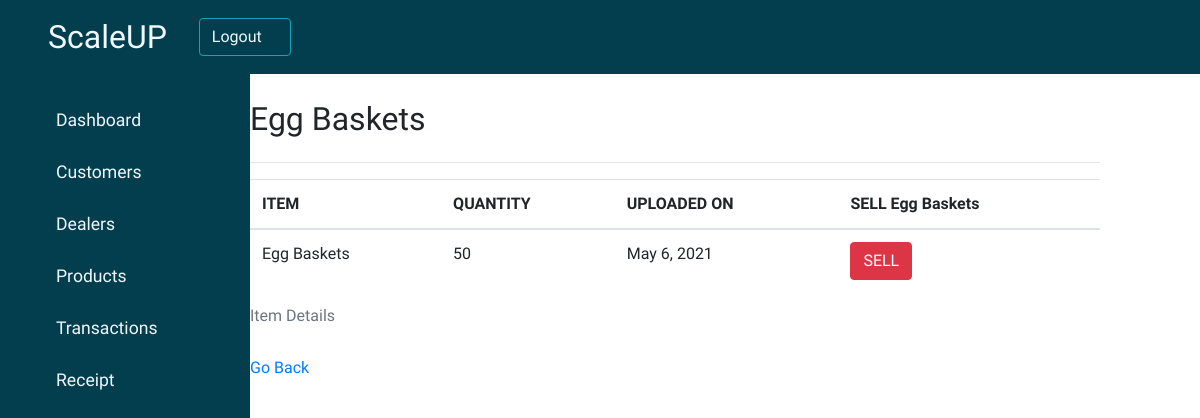
/detail/15/, run on an earlier commit of the app's database.
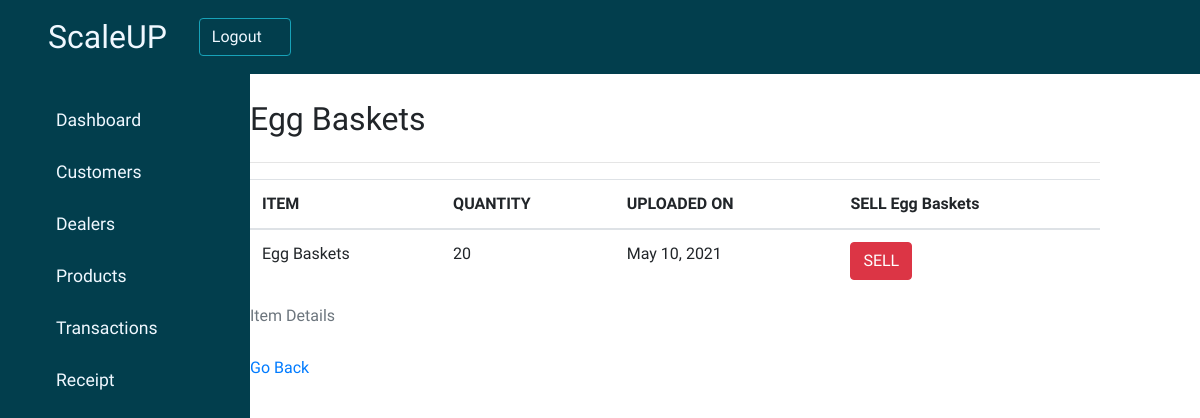
And on a later commit of the database.
### productmanagement/models.py (models this page shows, shortened)
class Products(models.Model):
        item_name = models.CharField(max_length=50, blank=True, null=True)
        category = models.CharField(max_length=50, blank=True, null=True)
        quantity = models.IntegerField(default='0', blank=True, null=True)
        rate = models.FloatField(blank=False,null=False)
        amount = models.FloatField(blank=False,null=False)
        receive_quantity = models.IntegerField(default='0', blank=True, null=True)
        received_date = models.DateField(blank=True, null=True)
        expiry_date = models.DateField(blank=True, null=True)
        dealer = models.ManyToManyField(Dealers, blank=True, null=True)
        customer = models.ManyToManyField(Customer, blank=True, null=True)
        issue_quantity = models.IntegerField(default='0', blank=True, null=True)
        reorder_level = models.IntegerField(default='0', blank=True, null=True)
        last_updated = models.DateField(auto_now_add=False, auto_now=True)

### productmanagement/views.py (the view)
# urls.py: path('detail/<str:pk>/', views.product_detail, name="detail"),
def product_detail(request, pk):
    queryset = Products.objects.get(id=pk)
    context = {
		"title": queryset.item_name,
		"queryset": queryset,
	}
    return render(request, "product_detail.htm", context)

### productmanagement/templates/product_detail.htm
{% extends "customer_management/base.htm"%}
{% block content %}
<div class="main-content" style="padding-left: 15%;">
    <div class="header-title">
        <h2>
            <label>
                {{queryset.item_name}}
            </label>
        </h2>
        <hr>
    </div>
    <div class="display_table">
        <table id='myTable' class="table table-hover">
            <caption>Item Details</caption>
                <thead>
                    <tr>
                        <th scope="col">ITEM</th>
                        <th scope="col">QUANTITY</th>
                        <th scope="col">UPLOADED ON</th>
                        <th scope="col">SELL {{queryset.item_name}}</th>
                    </tr>
                </thead>
                <tbody>
                    <tr>
                        <td>{{queryset.item_name}}</td>
                        <td>{{queryset.quantity}}</td>
                        <td>{{queryset.last_updated}}</td>
                        <td><a href='{% url "productmanagement:sellform" queryset.id %}'><div class='btn btn-danger'>SELL</div></a></td>
                    </tr>
                </tbody>
        </table>
    </div>
    <a href="{% url 'productmanagement:index' %}">Go Back</a>
</div>
{% endblock %}

What changed in the data, as far as the page shows it:
changed Products "Egg Baskets": quantity "50" → "20"; last_updated "May 6, 2021" → "May 10, 2021"
